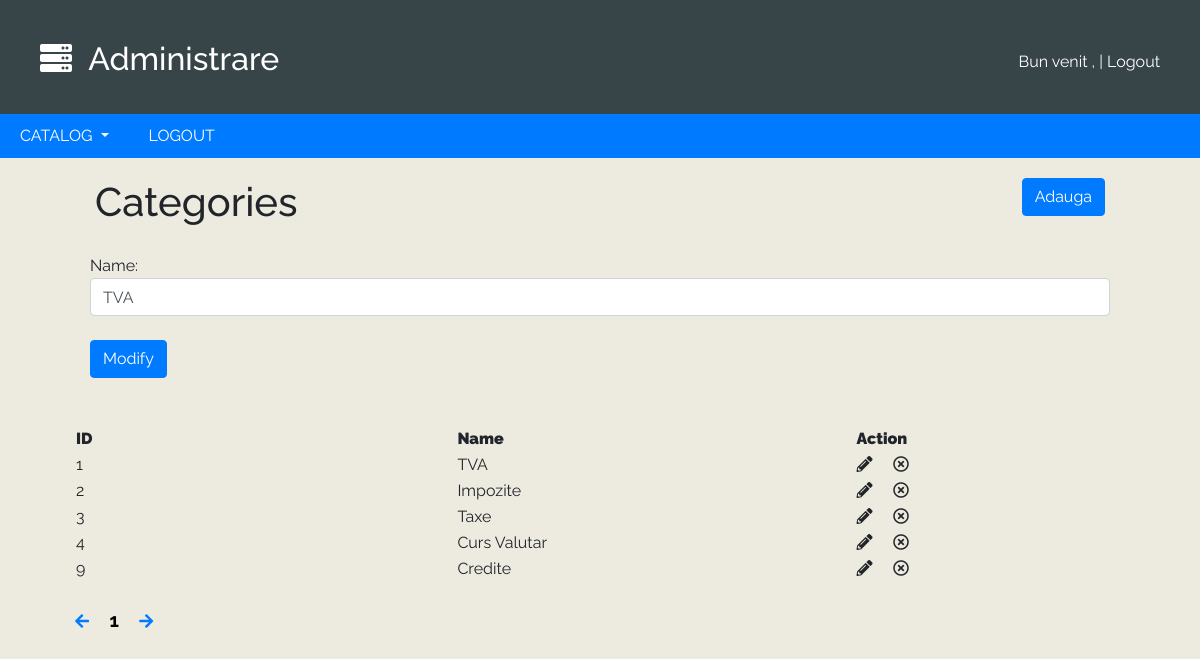
Page /admin/category.php?page=1&edit_id=1&action=edit on the committed database.
### tables this page shows
CREATE TABLE `categories` (
  `id` int(6) NOT NULL,
  `name` text NOT NULL
);

### admin/category.php (the view, shortened to what this page needs)
<?
include 'config.php';
include 'header.php';
$page = $_GET['page'];
$end = 10;
$start = ($page * $end) - $end;
?>
<body>
  <div class="container-fluid">
    <div class="row">
      <div class="col-md-6">
        <h1>Categories</h1>
      </div>
      <div class="col-md-6 pull">
        <a href="category.php?page=<?= $_GET['page']; ?>&action=add" class="btn btn-primary">Adauga</a>
      </div>
    </div>
    <? if(isset($_GET['action']) && $_GET['action'] == 'edit'):
        $query = "SELECT name FROM `categories` WHERE id = '".$_GET['edit_id']."'";
        $result =  mysqli_query($conn,$query);
        if($row = mysqli_fetch_array($result)):
       ?>
      <div class="col-md-12">
        <form action="category.php?edit=true" method="POST" autocomplete="off">
          Name:
          <input type="text" name="category" value="<?= $row['name']; ?>" class="form-control">
          <br>
          <input type="submit" class="btn btn-primary" value="Modify">
        </form>
      </div>
    <? endif;endif; ?>
    <br><br>
    <table>
      <tr>
        <th width=600><b>ID</b></th>
        <th width=600><b>Name</b></th>
        <th width=400><b>Action</b></th>
      </tr>
      <?
        $result = mysqli_query($conn,"SELECT * FROM categories LIMIT $start,$end");
         while($row = mysqli_fetch_array($result)):
       ?>
       <tr>
         <td><? echo $row['id']; ?></td>
         <td><? echo $row['name']; ?></td>
         <td>
           <i class="fas fa-pencil-alt" onclick="window.location='category.php?page=<? echo $_GET['page']; ?>&edit_id=<? echo $row['id']; ?>&action=edit'"></i>
           <i class="far fa-times-circle" onclick="if(confirm('Are you sure?'))window.location='category.php?page=<? echo $_GET['page']; ?>&edit_id=<? echo $row['id']; ?>&action=remove'"></i>
         </td>
       </tr>
     <? endwhile;?>
    </table>
    <br>
    <a href="category.php?page=<?= ($_GET['page'] - 1 == 0) ? $_SESSION['category_total'] : $_GET['page'] - 1;?>">
      <i class="fas fa-arrow-left arrow-page"></i>
    </a>
    <? for($i = 1;$i<=$_SESSION['cateory_total'] ; $i++): ?>
      <a href="products.php?page=<? echo $i; ?>" class="<? if($_GET['page'] == $i) echo 'selected'; ?>"><? echo $i; ?></a>
    <? endfor; ?>
    <a href="category.php?page=<?=  ($_GET['page'] + 1 == $_SESSION['category_total']+1) ? 1 : $_GET['page'] + 1; ?>">
      <i class="fas fa-arrow-right arrow-page"></i>
    </a>
  </div>
</body>

### admin/admin_style.css (style rules this page uses)
body { background-color:#EDEAE0;font-family:Raleway }
.container-fluid { width:90%;margin:auto; }
.row { padding:20px; }
.selected { color:black;text-decoration:none;font-weight:bold;font-size:19px; }
.pull { text-align:right; }

### rows in the picture
categories: category "TVA", id "1", name "TVA"
categories: id "2", name "Impozite"
categories: id "3", name "Taxe"
categories: id "4", name "Curs Valutar"
categories: id "9", name "Credite"
